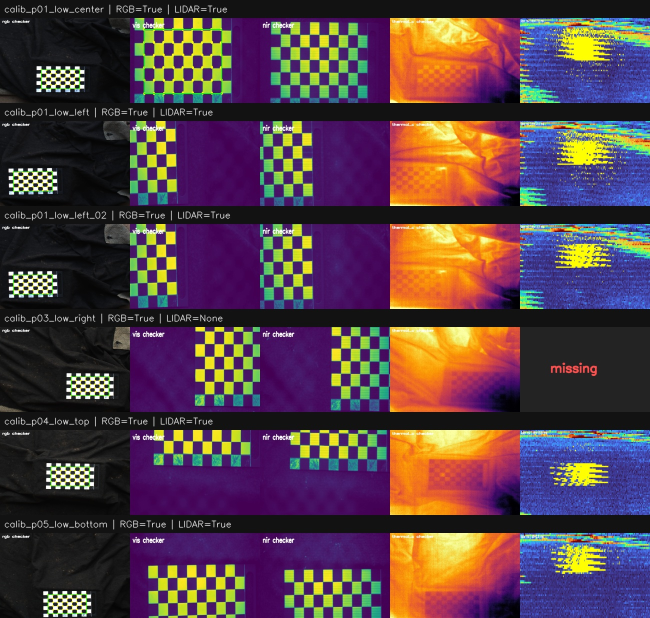
#> input picture runs_summaries/calibration_20260623_checker_lidar_scan/detection_review_page_01.jpg, 1300 x 1236 px (shown at 1/2 size)
$ python -i thermal_checker_raw.py   (imports and definitions only)
#> lines starting #> are read from the running program, lines starting #| are printed output that depends on the picture
### src/calibration/thermal_checker.py
"""Thermal checkerboard helpers for color-mapped thermal previews.

The thermal preview images in this project are saved with a visible colormap
applied. Converting those images directly to grayscale loses the scalar thermal
ordering. This module first inverts the colormap approximately and then runs
checkerboard detection on several contrast-normalized variants.
"""

from __future__ import annotations

from typing import Any

import cv2
import numpy as np


def _cv2_lut(cid: int) -> np.ndarray:
    ramp = np.arange(256, dtype=np.uint8).reshape(-1, 1)
    return cv2.applyColorMap(ramp, cid)[:, 0, ::-1].astype(np.float32)


CMAPS = {
    "inferno": _cv2_lut(cv2.COLORMAP_INFERNO),
    "magma": _cv2_lut(cv2.COLORMAP_MAGMA),
    "plasma": _cv2_lut(cv2.COLORMAP_PLASMA),
    "viridis": _cv2_lut(cv2.COLORMAP_VIRIDIS),
    "turbo": _cv2_lut(cv2.COLORMAP_TURBO),
    "jet": _cv2_lut(cv2.COLORMAP_JET),
    "hot": _cv2_lut(cv2.COLORMAP_HOT),
}
#> further down, picture is the input picture: shape (1236, 1300, 3); mean B, G, R 70.6, 63.4, 87.1


# [57 lines left out: functions detect_colormap, recover_scalar, to_u8, flat_field, not called in this run]


def clahe(u8: np.ndarray, clip: float = 2.0, grid: int = 8) -> np.ndarray:
    return cv2.createCLAHE(clipLimit=clip, tileGridSize=(grid, grid)).apply(u8)


def unsharp(u8: np.ndarray, sigma: float = 2.0, amount: float = 1.5) -> np.ndarray:
    blur = cv2.GaussianBlur(u8, (0, 0), sigma)
    return cv2.addWeighted(u8, 1 + amount, blur, -amount, 0)


# [16 lines left out: function preprocess_variants, not called in this run]


SB_FLAGS = cv2.CALIB_CB_NORMALIZE_IMAGE | cv2.CALIB_CB_EXHAUSTIVE | cv2.CALIB_CB_ACCURACY


# [7 lines left out: function _rotate, not called in this run]


def _invert_affine(mat: np.ndarray) -> np.ndarray:
    aff = np.vstack([mat, [0, 0, 1]])
    return np.linalg.inv(aff)[:2].astype(np.float32)


# [62 lines left out: functions detect_sb, detect_classic, detect_board, not called in this run]

### src/calibration/thermal_checker_raw.py
"""Checkerboard detection on raw thermal mono16/count images.

Unlike ``thermal_checker.py``, this module does not invert a colormap. It uses
the scalar thermal image directly and performs flat-fielding/re-stretching in
float precision before quantizing to 8 bit for OpenCV's checkerboard detectors.
"""

from __future__ import annotations

from pathlib import Path
from typing import Any

import cv2
import numpy as np

from thermal_checker import detect_classic, detect_sb


# [20 lines left out: function load_thermal_raw, not called in this run]


def remove_bad_pixels(img: np.ndarray, k: int = 3, thresh: float = 6.0) -> np.ndarray:
    """Replace outlier pixels by a local median using a MAD threshold."""
#> called with k = 3, thresh = 6
    src = img.astype(np.float32)
    med = cv2.medianBlur(src, k)
    diff = np.abs(src - med)
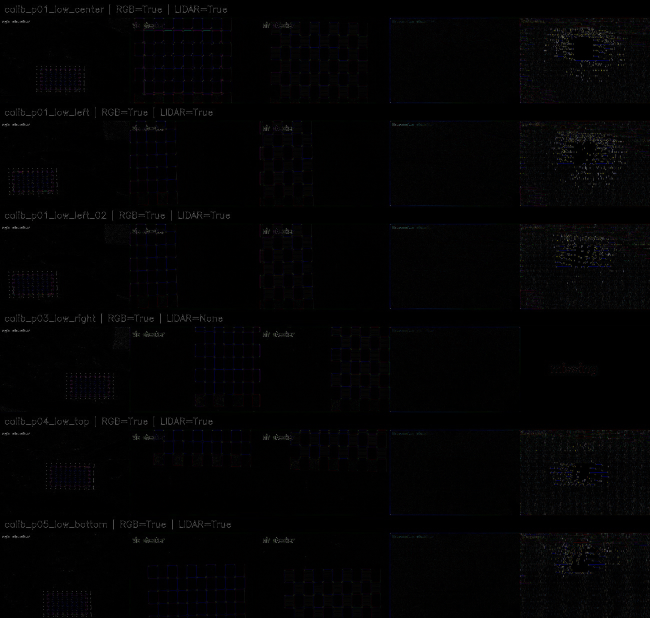
#> diff: shape (1236, 1300, 3) float32 (shown at 1/2 size); mean B, G, R 3.1, 2.6, 2.7
    mad = float(np.median(diff)) + 1e-6
#> mad = 1e-06
    bad = diff > thresh * mad
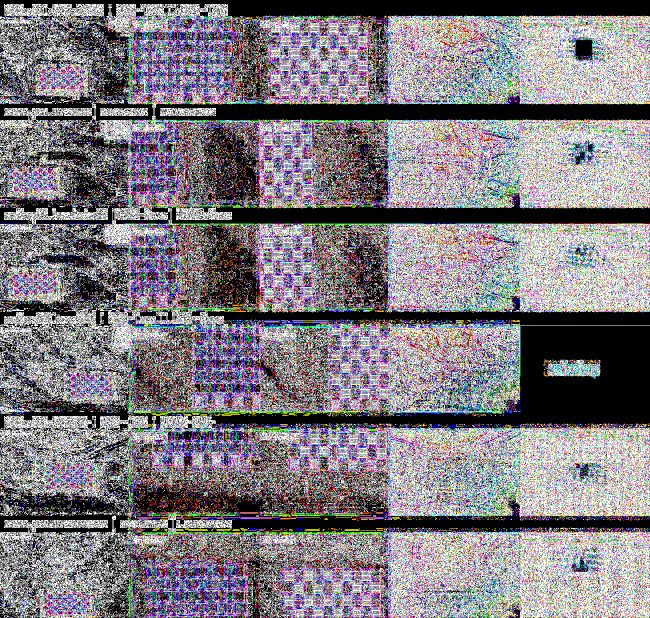
#> bad: shape (1236, 1300, 3) bool (shown at 1/2 size); mean B, G, R 0.504, 0.481, 0.501
    out = src.copy()
    out[bad] = med[bad]
    return out


# [6 lines left out: function destripe, not called in this run]


def flat_field_raw(img: np.ndarray, sigma_frac: float = 0.12) -> np.ndarray:
    """Subtract low-frequency thermal background in native counts."""
    src = img.astype(np.float32)
#> (the run stopped early here; a loop or call above may not have finished)

$ run again, on runs_summaries/calibration_20260623_checker_lidar_scan/detection_review_page_03.jpg
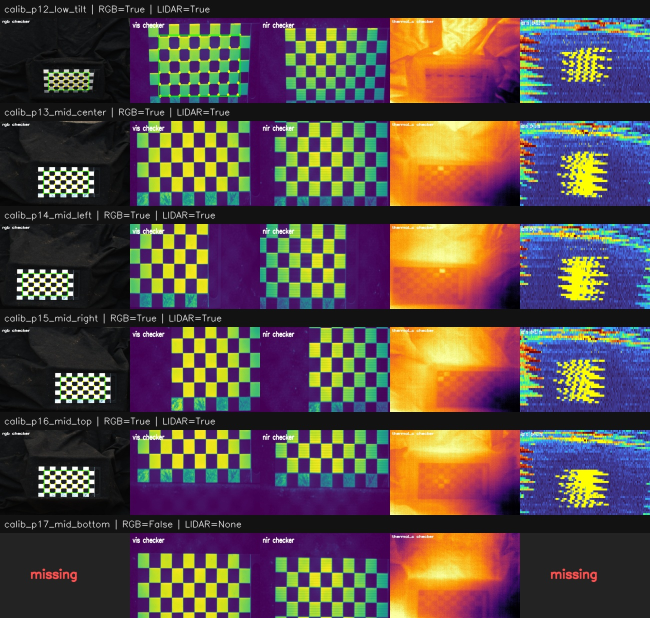
#> input picture runs_summaries/calibration_20260623_checker_lidar_scan/detection_review_page_03.jpg, 1300 x 1236 px (shown at 1/2 size)
#> picture is the input picture: shape (1236, 1300, 3); mean B, G, R 71, 73.5, 89.7
#> in remove_bad_pixels, `diff = np.abs(src - med)`:
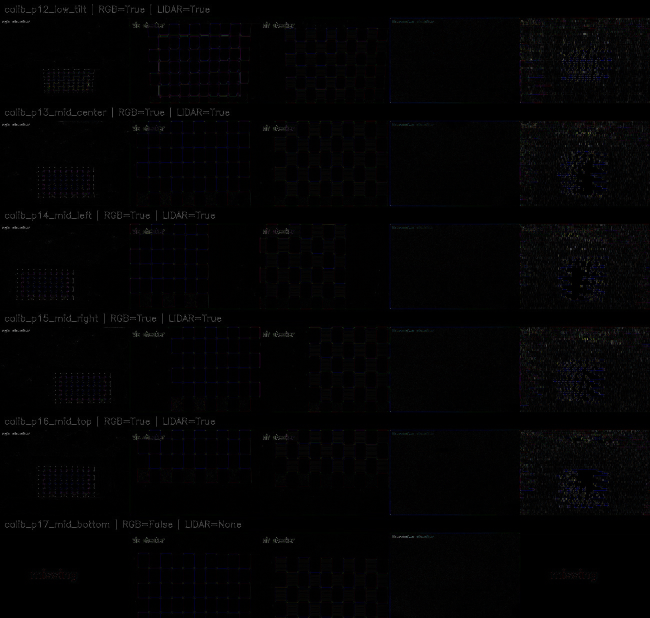
#> diff: shape (1236, 1300, 3) float32 (shown at 1/2 size); mean B, G, R 3.2, 2.6, 2.8
#> mad = 1
#> in remove_bad_pixels, `bad = diff > thresh * mad`:
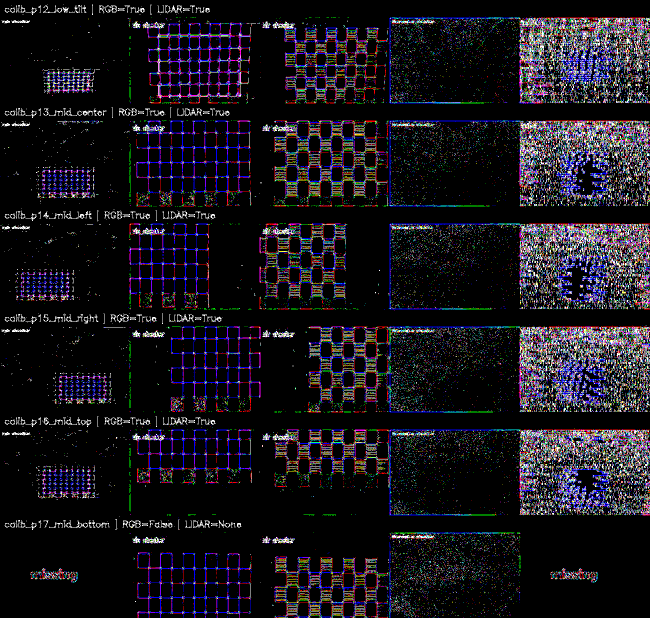
#> bad: shape (1236, 1300, 3) bool (shown at 1/2 size); mean B, G, R 0.112, 0.0849, 0.096
